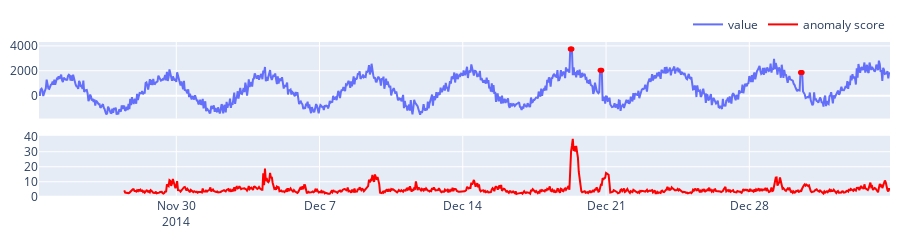

The code cell stored with this chart in its notebook:
### Markdown cell above
## RRCF Detector

### Code cell
from streamad.util import StreamGenerator, UnivariateDS, plot
from streamad.model import RrcfDetector

ds = UnivariateDS()
stream = StreamGenerator(ds.data)
model = RrcfDetector()
scores = []

for x in stream.iter_item():
    score = model.fit_score(x)
    scores.append(score)

data, label, date, features = ds.data, ds.label, ds.date, ds.features
plot(data=data,scores=scores,date=date,features=features,label=label)

### Figure 1 — Plotly figure (JSON) as saved in the notebook; plotly's stock layout.template omitted (floating-point values rounded to 4 significant figures; data arrays with more than 128 entries replaced by an {"elided": "..."} marker saying what was removed)
{"data": [{"name": "value", "type": "scatter", "x": {"elided": "999 str values"}, "xaxis": "x", "y": {"elided": "999 float values"}, "yaxis": "y"}, {"marker": {"color": "red", "size": 5}, "mode": "markers", "showlegend": false, "type": "scatter", "x": ["2014-12-19 06:00:00", "2014-12-19 07:00:00", "2014-12-19 08:00:00", "2014-12-20 17:00:00", "2014-12-20 18:00:00", "2014-12-20 19:00:00", "2014-12-30 12:00:00", "2014-12-30 13:00:00", "2014-12-30 14:00:00"], "xaxis": "x", "y": [3756.0, 3756.0, 3756.0, 2042.0, 2042.0, 2042.0, 1866.0, 1866.0, 1866.0], "yaxis": "y"}, {"marker": {"color": "red"}, "name": "anomaly score", "type": "scatter", "x": {"elided": "999 str values"}, "xaxis": "x2", "y": {"elided": "999 float values"}, "yaxis": "y2"}], "layout": {"height": 180, "legend": {"orientation": "h", "x": 1, "xanchor": "right", "y": 1.02, "yanchor": "bottom"}, "margin": {"b": 10, "l": 10, "r": 10, "t": 10}, "xaxis": {"anchor": "y", "domain": [0, 1], "matches": "x2", "showticklabels": false}, "xaxis2": {"anchor": "y2", "domain": [0, 1]}, "yaxis": {"anchor": "x", "domain": [0.5062, 1]}, "yaxis2": {"anchor": "x2", "domain": [0, 0.3951]}}}
